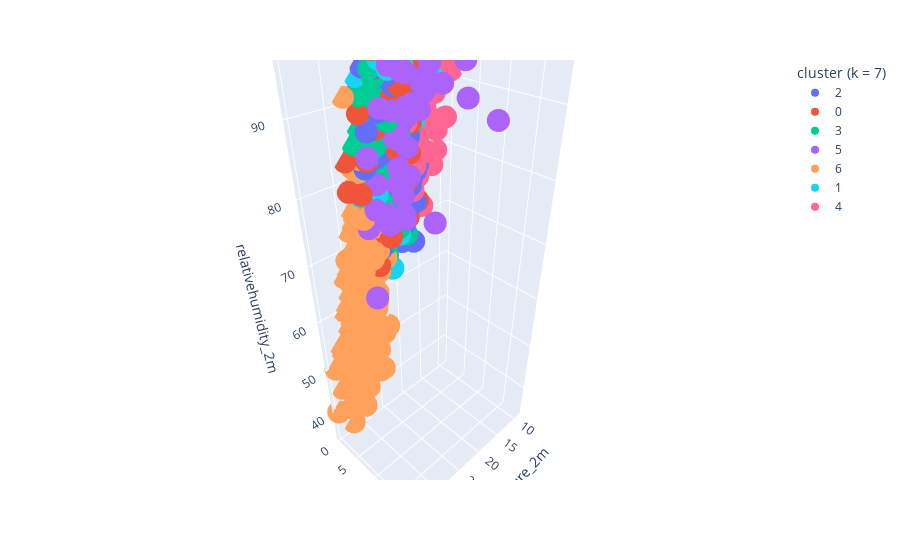

The code cell stored with this chart in its notebook:
### Code cell
fig = px.scatter_3d(df_clusters, x="temperature_2m", y="rain", z="relativehumidity_2m", color="cluster (k = 7)")
fig.show()

### Figure 1 — Plotly figure (JSON) as saved in the notebook; plotly's stock layout.template omitted (floating-point values rounded to 4 significant figures; data arrays with more than 128 entries replaced by an {"elided": "..."} marker saying what was removed)
{"data": [{"hovertemplate": "cluster (k = 7)=2<br>temperature_2m=%{x}<br>rain=%{y}<br>relativehumidity_2m=%{z}<extra></extra>", "legendgroup": "2", "marker": {"color": "#636efa", "symbol": "circle"}, "mode": "markers", "name": "2", "scene": "scene", "showlegend": true, "type": "scatter3d", "x": {"elided": "256 float values"}, "y": {"elided": "256 float values"}, "z": {"elided": "256 int values"}}, {"hovertemplate": "cluster (k = 7)=0<br>temperature_2m=%{x}<br>rain=%{y}<br>relativehumidity_2m=%{z}<extra></extra>", "legendgroup": "0", "marker": {"color": "#EF553B", "symbol": "circle"}, "mode": "markers", "name": "0", "scene": "scene", "showlegend": true, "type": "scatter3d", "x": {"elided": "172 float values"}, "y": {"elided": "172 float values"}, "z": {"elided": "172 int values"}}, {"hovertemplate": "cluster (k = 7)=3<br>temperature_2m=%{x}<br>rain=%{y}<br>relativehumidity_2m=%{z}<extra></extra>", "legendgroup": "3", "marker": {"color": "#00cc96", "symbol": "circle"}, "mode": "markers", "name": "3", "scene": "scene", "showlegend": true, "type": "scatter3d", "x": {"elided": "222 float values"}, "y": {"elided": "222 float values"}, "z": {"elided": "222 int values"}}, {"hovertemplate": "cluster (k = 7)=5<br>temperature_2m=%{x}<br>rain=%{y}<br>relativehumidity_2m=%{z}<extra></extra>", "legendgroup": "5", "marker": {"color": "#ab63fa", "symbol": "circle"}, "mode": "markers", "name": "5", "scene": "scene", "showlegend": true, "type": "scatter3d", "x": [27.9, 22.9, 22.9, 25.1, 22.4, 26.8, 21, 23.2, 19.6, 19.2, 21.6, 19.4, 23.6, 24.8, 17.8, 23.3, 22.8, 25, 23.5, 26.9, 20.3, 20, 24.8, 21.3, 28.1, 25.8, 22.6, 24.8, 22.5, 19.2, 19.5, 23.5, 19.9, 23, 25.3, 23.3, 16.5, 28.5, 17.6, 27, 23.7, 23.4, 23.5, 20.7, 21.6, 21.8, 24.6, 23, 22.2, 21.9], "y": [4.1, 6, 5.1, 7.5, 4.7, 9.3, 18.3, 4.3, 7, 6.2, 5, 3.3, 5, 5.1, 6, 3.7, 5.8, 3.2, 3.7, 3.9, 9.4, 12.5, 6.3, 9.3, 8.1, 3, 5.9, 5.6, 5.8, 3.2, 4.9, 4.2, 13, 4.4, 3.8, 8.9, 6.2, 4.2, 4.2, 3, 2.8, 5.7, 4.2, 7.7, 7.7, 5.3, 10.3, 4.9, 7.5, 4.1], "z": [63, 94, 94, 77, 89, 81, 91, 96, 96, 95, 90, 95, 86, 95, 99, 100, 85, 76, 80, 77, 93, 96, 83, 75, 77, 80, 89, 90, 81, 100, 96, 95, 92, 87, 90, 94, 99, 75, 92, 84, 88, 75, 86, 95, 92, 89, 94, 79, 90, 94]}, {"hovertemplate": "cluster (k = 7)=6<br>temperature_2m=%{x}<br>rain=%{y}<br>relativehumidity_2m=%{z}<extra></extra>", "legendgroup": "6", "marker": {"color": "#FFA15A", "symbol": "circle"}, "mode": "markers", "name": "6", "scene": "scene", "showlegend": true, "type": "scatter3d", "x": {"elided": "182 float values"}, "y": {"elided": "182 float values"}, "z": {"elided": "182 int values"}}, {"hovertemplate": "cluster (k = 7)=1<br>temperature_2m=%{x}<br>rain=%{y}<br>relativehumidity_2m=%{z}<extra></extra>", "legendgroup": "1", "marker": {"color": "#19d3f3", "symbol": "circle"}, "mode": "markers", "name": "1", "scene": "scene", "showlegend": true, "type": "scatter3d", "x": [22.2, 22.5, 22.8, 19.9, 20.4, 19.5, 23.2, 20.6, 25.2, 27, 20.8, 19.8, 18.6, 19.4, 24.5, 25.5, 16.1, 20.1, 17.8, 16.5, 15.1, 13.6, 13, 18.7, 18.1, 19.4, 19.3, 17.5, 19, 20.4, 21.1, 27.2, 24.1, 20.4, 19.3, 22.7, 25.8, 27.1, 25.6, 25.6, 19.5, 25.2, 17.3, 26.1, 23.9, 23.8, 23, 13.6, 17.2, 23.8, 16.1, 17.7, 12.6, 22.7, 23.7, 15.7, 18, 17.4, 25.8, 20.7, 17.2, 15.1, 15.7, 13.9, 15.7, 15.3, 22.7, 18.1, 25.6, 16.3, 17.2, 20.5, 19.3, 21.1, 23.3, 24.6, 24.1, 14.7, 15.1, 16.9, 24.6, 13, 17.4, 15.1, 16.7, 15.6, 14.1, 16.1, 16.6, 19.4, 23.3, 21.3, 18.1, 18.9, 23.7, 17.3, 23.2, 21.6, 24.1, 23.1, 19.4, 18.9, 18.4, 21.9, 23.6, 20.7, 20.7, 19.2, 17, 22.7, 19.3, 22.7, 18.9, 20.9, 18.5, 21.5, 20.4, 21.3, 22.4, 21.6, 19.9, 21, 19.9, 20.5, 21.5], "y": [1.2, 0.4, 2.6, 0.7, 1.1, 0.4, 0.4, 0, 0.2, 1, 0.1, 0.1, 3.1, 0.2, 0, 0.4, 0, 0.6, 0.2, 1, 1.8, 0.4, 0.1, 0.5, 0.9, 0.1, 0.9, 1.5, 0.8, 0.4, 1.1, 0, 0.4, 3.8, 1.6, 0, 0.1, 0.3, 0, 0.1, 0, 2.2, 0, 1, 0.1, 0.1, 0.1, 0.7, 0.1, 0.4, 0.1, 0.3, 0, 0.1, 2.2, 0.3, 1, 0.8, 0.1, 0.2, 1.4, 0.6, 0.1, 0, 0.2, 0.2, 0.1, 1, 0.1, 0.3, 0.5, 0.7, 0, 0.2, 3.3, 0.1, 0.2, 0, 0.2, 1, 0, 1.6, 0.1, 0.1, 0.1, 0.8, 1.2, 3.5, 3.2, 0.4, 0, 0, 0.4, 2.2, 0, 1.2, 0.3, 0, 0.1, 0.6, 0, 0.4, 1.4, 0, 0.2, 3.7, 0, 0, 0, 2.2, 1.2, 1.2, 0.7, 3.2, 0.3, 2.3, 0.7, 1.1, 0.1, 0, 0.9, 1.7, 1, 1.2, 0.9], "z": [92, 88, 90, 94, 92, 97, 83, 72, 86, 78, 99, 97, 95, 92, 91, 84, 99, 69, 91, 92, 93, 99, 89, 96, 90, 98, 97, 95, 95, 98, 97, 84, 85, 98, 99, 92, 68, 82, 93, 80, 87, 78, 91, 79, 94, 81, 78, 96, 99, 92, 99, 99, 94, 94, 95, 95, 87, 89, 83, 93, 88, 98, 96, 99, 100, 100, 94, 99, 84, 97, 94, 95, 98, 88, 94, 82, 92, 93, 89, 88, 72, 98, 92, 97, 91, 98, 96, 92, 98, 91, 83, 63, 96, 95, 84, 86, 83, 85, 92, 72, 80, 96, 99, 74, 77, 99, 81, 99, 100, 94, 93, 99, 95, 94, 95, 95, 90, 86, 92, 85, 96, 94, 94, 88, 98]}, {"hovertemplate": "cluster (k = 7)=4<br>temperature_2m=%{x}<br>rain=%{y}<br>relativehumidity_2m=%{z}<extra></extra>", "legendgroup": "4", "marker": {"color": "#FF6692", "symbol": "circle"}, "mode": "markers", "name": "4", "scene": "scene", "showlegend": true, "type": "scatter3d", "x": [17.9, 19, 15.4, 15, 12.8, 13.4, 15.4, 15.9, 14.4, 17.5, 16.1, 22.9, 15.5, 13.8, 12.9, 15.4, 14.3, 15.2, 19.6, 19.5, 18.3, 15.7, 17.8, 17.4, 18.1, 17, 13.5, 22.4, 17.2, 16.9, 14.9, 14.9, 15.4, 12.3, 11.1, 12.7, 17.3, 16.6, 17.6, 13.2, 12.6, 15, 10.5, 13.1, 18.7, 15.8, 15, 13.8, 13.7, 13.3, 13.5, 18.3, 20.5, 15.1, 17.6, 15.2, 17.2, 16.9, 16.5, 13.4, 14.2, 14.2, 10, 10.7, 15.7, 11.9, 9.8, 17.4, 14.2, 16.2, 10.9, 10.1, 15.6, 9.9, 13, 10, 18.5, 15, 12.9, 12.3, 17.2, 15.4, 16.6, 16.7, 17.3, 13.8, 14.9, 16.6, 13.1, 19.5, 15.1, 20.5, 15.8, 13, 13.1, 12.9, 13.5, 11.7, 13.6, 16.1, 15.1, 13.8, 15.3, 17.7, 15.9, 14, 13.4, 12.9, 16.3, 9.1, 14.8, 15.7, 16.6, 14.3, 13.6, 15.3, 11.7, 15.1, 18.5, 17.9, 16.1, 17.8, 15.1, 17.5, 19.9, 17.9, 19, 16.5], "y": [0.4, 0.1, 0.1, 0.6, 0.2, 0.9, 5.3, 0.2, 1.1, 0.7, 1.6, 1.1, 3.3, 2, 0.3, 0.7, 0.1, 0.8, 0.5, 1, 0.1, 0.3, 1.3, 0, 0.8, 0.3, 1.1, 1.8, 1.3, 0, 0, 0.1, 0, 0.3, 1.6, 0.1, 3.4, 0.9, 0.7, 0, 0.6, 0, 0.6, 1, 1.2, 0.2, 0, 0, 0.2, 0, 0.3, 0, 0.9, 0.2, 1, 0.4, 0, 1.7, 1, 0, 0.1, 0.2, 2.1, 1.5, 3.2, 0.1, 0.2, 0.5, 0.9, 0.2, 0.1, 0, 0.2, 0.5, 0.3, 0.1, 1.5, 1.5, 1, 1.7, 0.3, 0, 0.7, 0.1, 0, 0, 0, 0.3, 0.3, 0.2, 0.7, 0.8, 0.2, 0.5, 4, 3.4, 1.2, 0, 0.5, 3.9, 0.2, 3.4, 1.2, 0.2, 0.6, 0.7, 2.4, 1.5, 0.7, 0.3, 1.9, 0.9, 0.5, 0.4, 1, 0.2, 0, 0.1, 0.4, 2, 0.4, 0.2, 0.3, 0.4, 0.1, 2.2, 1.6, 2.2], "z": [96, 95, 98, 85, 99, 99, 87, 96, 99, 100, 98, 85, 94, 94, 78, 87, 93, 99, 91, 95, 87, 89, 99, 93, 96, 94, 96, 97, 100, 95, 92, 91, 95, 97, 96, 97, 95, 95, 100, 97, 96, 99, 99, 96, 86, 77, 94, 93, 98, 98, 99, 99, 83, 90, 100, 72, 97, 90, 98, 91, 88, 87, 97, 100, 96, 80, 92, 82, 90, 89, 96, 91, 84, 91, 89, 96, 99, 81, 98, 98, 84, 83, 96, 75, 81, 86, 93, 98, 95, 92, 95, 91, 92, 92, 93, 92, 94, 97, 91, 90, 98, 99, 96, 98, 87, 98, 95, 92, 89, 91, 90, 93, 79, 86, 90, 89, 83, 99, 96, 98, 93, 90, 97, 91, 87, 99, 95, 99]}], "layout": {"legend": {"title": {"text": "cluster (k = 7)"}, "tracegroupgap": 0}, "margin": {"t": 60}, "scene": {"domain": {"x": [0, 1], "y": [0, 1]}, "xaxis": {"title": {"text": "temperature_2m"}}, "yaxis": {"title": {"text": "rain"}}, "zaxis": {"title": {"text": "relativehumidity_2m"}}}}}
